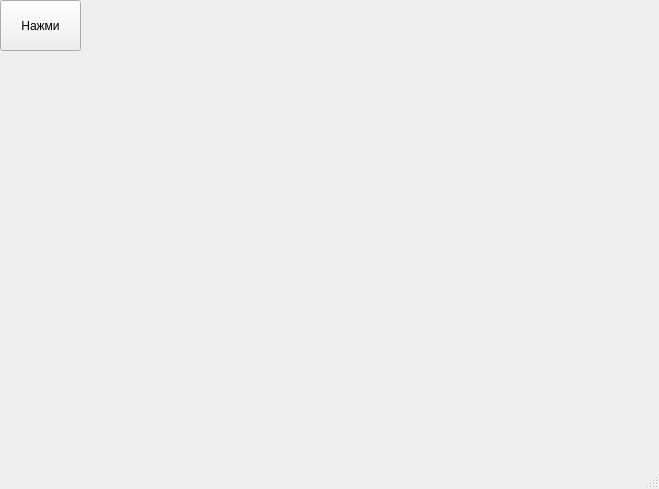
<?xml version="1.0" encoding="UTF-8"?>
<ui version="4.0">
 <class>MainWindow</class>
 <widget class="QMainWindow" name="MainWindow">
  <property name="geometry">
   <rect>
    <x>0</x>
    <y>0</y>
    <width>659</width>
    <height>489</height>
   </rect>
  </property>
  <property name="windowTitle">
   <string>MainWindow</string>
  </property>
  <widget class="QWidget" name="centralwidget">
   <widget class="QPushButton" name="pushButton">
    <property name="geometry">
     <rect>
      <x>0</x>
      <y>0</y>
      <width>81</width>
      <height>51</height>
     </rect>
    </property>
    <property name="text">
     <string>Нажми</string>
    </property>
   </widget>
  </widget>
  <widget class="QMenuBar" name="menubar">
   <property name="geometry">
    <rect>
     <x>0</x>
     <y>0</y>
     <width>659</width>
     <height>21</height>
    </rect>
   </property>
  </widget>
  <widget class="QStatusBar" name="statusbar"/>
 </widget>
 <resources/>
 <connections/>
</ui>
